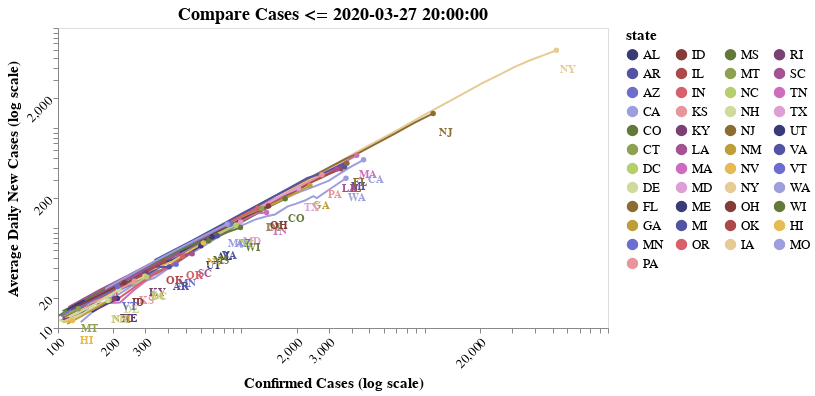

Notebook code cell kept with this figure:
### Code cell
#hide_input
until_day()

### Figure 1 — Vega-Lite specification as saved in the notebook (floating-point values rounded to 4 significant figures; data arrays with more than 128 entries replaced by an {"elided": "..."} marker saying what was removed)
{"config": {"view": {"continuousWidth": 400, "continuousHeight": 300}, "axis": {"grid": false, "labelAngle": -45, "labelFontSize": 13, "titleFontSize": 15}, "legend": {"labelFontSize": 13, "titleFontSize": 15}, "title": {"fontSize": 18}}, "layer": [{"mark": "line", "encoding": {"color": {"type": "nominal", "field": "state", "legend": {"columns": 4, "symbolLimit": 56}, "scale": {"scheme": "category20b"}}, "opacity": {"condition": {"value": 1, "selection": "selector020"}, "value": 0.02}, "tooltip": [{"type": "quantitative", "field": "index"}, {"type": "temporal", "field": "date"}, {"type": "nominal", "field": "state"}, {"type": "quantitative", "field": "positive"}, {"type": "quantitative", "field": "death"}, {"type": "quantitative", "field": "daily_new"}, {"type": "quantitative", "field": "avg_daily_new"}], "x": {"type": "quantitative", "field": "positive", "scale": {"type": "log"}, "title": "Confirmed Cases (log scale)"}, "y": {"type": "quantitative", "field": "avg_daily_new", "scale": {"type": "log"}, "title": "Average Daily New Cases (log scale)"}}, "selection": {"selector020": {"type": "multi", "fields": ["state"], "bind": "legend"}}, "transform": [{"filter": "((datum.avg_daily_new > 0) && (datum.positive > 100))"}, {"filter": "(datum['date'] <= 1585353600000)"}], "width": 550}, {"mark": {"type": "text", "align": "right", "dx": 20, "dy": 20, "fontWeight": "bold"}, "encoding": {"color": {"type": "nominal", "field": "state", "legend": {"columns": 4, "symbolLimit": 56}, "scale": {"scheme": "category20b"}}, "opacity": {"condition": {"value": 1, "selection": "selector020"}, "value": 0.02}, "text": {"type": "nominal", "field": "state"}, "tooltip": [{"type": "quantitative", "field": "index"}, {"type": "temporal", "field": "date"}, {"type": "nominal", "field": "state"}, {"type": "quantitative", "field": "positive"}, {"type": "quantitative", "field": "death"}, {"type": "quantitative", "field": "daily_new"}, {"type": "quantitative", "field": "avg_daily_new"}], "x": {"type": "quantitative", "field": "positive", "scale": {"type": "log"}, "title": "Confirmed Cases (log scale)"}, "y": {"type": "quantitative", "field": "avg_daily_new", "scale": {"type": "log"}, "title": "Average Daily New Cases (log scale)"}}, "transform": [{"filter": "((datum.avg_daily_new > 0) && (datum.positive > 100))"}, {"filter": "((datum['date'] >= 1585353600000) && (datum['date'] < 1585440000000))"}], "width": 550}, {"mark": "circle", "encoding": {"color": {"type": "nominal", "field": "state", "legend": {"columns": 4, "symbolLimit": 56}, "scale": {"scheme": "category20b"}}, "opacity": {"condition": {"value": 1, "selection": "selector020"}, "value": 0.02}, "tooltip": [{"type": "quantitative", "field": "index"}, {"type": "temporal", "field": "date"}, {"type": "nominal", "field": "state"}, {"type": "quantitative", "field": "positive"}, {"type": "quantitative", "field": "death"}, {"type": "quantitative", "field": "daily_new"}, {"type": "quantitative", "field": "avg_daily_new"}], "x": {"type": "quantitative", "field": "positive", "scale": {"type": "log"}, "title": "Confirmed Cases (log scale)"}, "y": {"type": "quantitative", "field": "avg_daily_new", "scale": {"type": "log"}, "title": "Average Daily New Cases (log scale)"}}, "transform": [{"filter": "((datum.avg_daily_new > 0) && (datum.positive > 100))"}, {"filter": "((datum['date'] >= 1585353600000) && (datum['date'] < 1585440000000))"}], "width": 550}], "data": {"name": "data-2dacc419f924a4467018aa48bf3c36e6"}, "title": "Compare Cases <= 2020-03-27 20:00:00", "$schema": "https://vega.github.io/schema/vega-lite/v4.0.2.json", "datasets": {"data-2dacc419f924a4467018aa48bf3c36e6": {"elided": "1261 records"}}}
